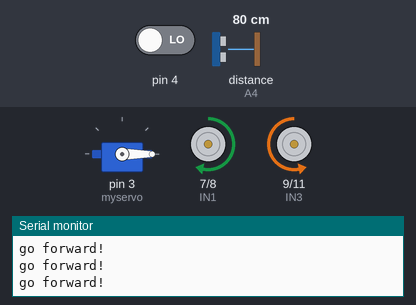
A sketch run on a simulated Arduino Uno, built with avr-gcc and run on an emulated ATmega328P. Shown: servo, motor-driver pin pairs drawn as motors (green arrow = first pin HIGH = forward, orange = second pin HIGH = backward, longer = more drive, scaled by the enable pin), the last lines printed to the serial monitor. Wiring (inferred from the names in the program): ultrasonic range finder: trigger A5; echo A4. Inputs (shaded band) come from the test bench; at power-on: distance to the obstacle (sensor on A4) 80 cm, pin 4 LOW. The echo pulse lasts 58.3 µs per cm. At 9.3 s the program stops and its outputs stay as they are.

Above: at 1.7 s.
1.8 s: distance to the obstacle (sensor on A4) set to 13 cm
4.8 s: distance to the obstacle (sensor on A4) set to 10 cm
At 6.0 s:
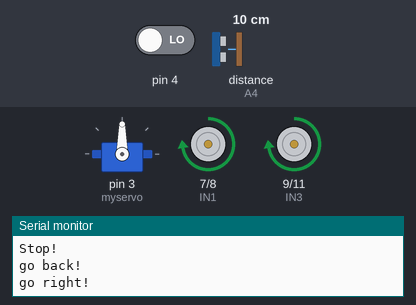
7.8 s: distance to the obstacle (sensor on A4) set to 2 cm
At 8.4 s:
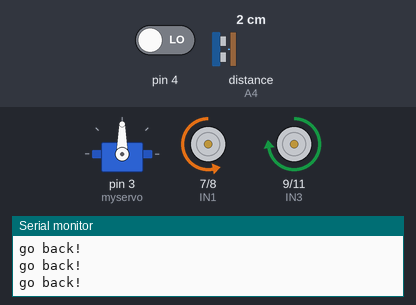
9.3 s: distance to the obstacle (sensor on A4) set to 9 cm
At 9.8 s:
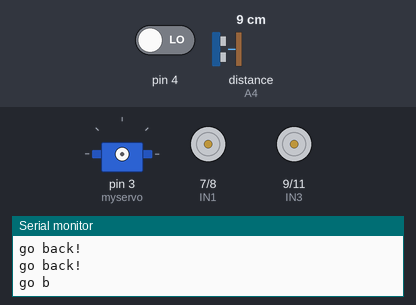
Timing chart, 0 to 10.8 s (numbered marks = the images above; inputs shaded):
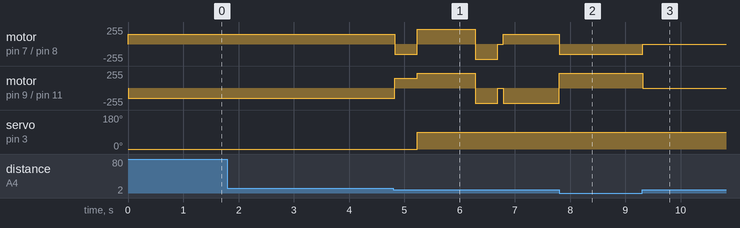

The sketch:

CPS607_parallel_park.ino
```cpp
#include <Servo.h>
Servo myservo;

int Echo = A4;
int Trig = A5;

#define LT_R !digitalRead(10)
#define LT_M !digitalRead(4)
#define LT_L !digitalRead(2)

#define ENA 5
#define ENB 6
#define IN1 7
#define IN2 8
#define IN3 9
#define IN4 11

int carSpeed = 150;
int carV = 0;
int distanceC = 0, oldDistanceC = 0;
int deltac = 0;
float rd = 100.0, ld = 100.0, md = 100.0;
int deltad = 100;
int l = 0, m = 0, r = 0;
int l1 = 0;
int countL = 0;
int countR = 0;
bool still = false;
int angle = 90;
int stuck1 = 0;
int stuck2 = 0;
int lane = 0;

unsigned long currentMillis = 0;
unsigned long previousMillis = 0;
const long interval = 100;

unsigned long curr2 = 0;
unsigned long prev2 = 0;
const long interval2 = 500;

void forward(){
  analogWrite(ENA, carSpeed);
  analogWrite(ENB, carSpeed);
  digitalWrite(IN1, HIGH);
  digitalWrite(IN2, LOW);
  digitalWrite(IN3, LOW);
  digitalWrite(IN4, HIGH);
  Serial.println("go forward!");
}

void back(){
  analogWrite(ENA, carSpeed);
  analogWrite(ENB, carSpeed);
  digitalWrite(IN1, LOW);
  digitalWrite(IN2, HIGH);
  digitalWrite(IN3, HIGH);
  digitalWrite(IN4, LOW);
  Serial.println("go back!");
}

void left(){
  analogWrite(ENA, 225);
  analogWrite(ENB, 225);
  digitalWrite(IN1, LOW);
  digitalWrite(IN2, HIGH);
  digitalWrite(IN3, LOW);
  digitalWrite(IN4, HIGH);
  Serial.println("go left!");
}

void right(){
  analogWrite(ENA, 225);
  analogWrite(ENB, 225);
  digitalWrite(IN1, HIGH);
  digitalWrite(IN2, LOW);
  digitalWrite(IN3, HIGH);
  digitalWrite(IN4, LOW);
  Serial.println("go right!");
}

void stop(){
   digitalWrite(ENA, LOW);
   digitalWrite(ENB, LOW);
   Serial.println("Stop!");
}

int Distance_test() {
  digitalWrite(Trig, LOW);
  delayMicroseconds(2);
  digitalWrite(Trig, HIGH);
  delayMicroseconds(20);
  digitalWrite(Trig, LOW);
  float Fdistance = pulseIn(Echo, HIGH);
  Fdistance= Fdistance / 58;
  return Fdistance;
}

void setup(){
    myservo.attach(3,700,2400);
    Serial.begin(9600);
    pinMode(10,INPUT);
    pinMode(4,INPUT);
    pinMode(2,INPUT);
    pinMode(Echo, INPUT);
    pinMode(Trig, OUTPUT);
    pinMode(IN1, OUTPUT);
    pinMode(IN2, OUTPUT);
    pinMode(IN3, OUTPUT);
    pinMode(IN4, OUTPUT);
    pinMode(ENA, OUTPUT);
    pinMode(ENB, OUTPUT);
    stop();
}

void loop() {
    myservo.write(0);

    forward();
    delay(900);
    md = Distance_test();
    while(md > 10) {
      md = Distance_test();
      forward();
    }
    stop();
    back();
    delay(400);
    myservo.write(90);
    right();
    delay(600);
    while (!LT_M && !LT_L && !LT_R) {
      forward();
    }
    delay(450);

    left();
    delay(400);
    while (!LT_M) {
      left();
    }
    stop();
    md = Distance_test();
    delay(100);
    while(md > 4) {
      forward();
      md = Distance_test();
    }
    while (md < 4) {
      back();
      md = Distance_test();
    }
    stop();
    exit(0);
}
```

Measured:
- the behaviour switches between 12 and 11 cm on distance to the obstacle (sensor on A4) (found by bisection; images 0 and 1)
- after the input at 7.8 s, motor on pin 7 (IN1) / pin 8 (IN2): forward 150/255 → backward 150/255 at once; motor on pin 9 (IN3) / pin 11 (IN4): backward 225/255 → forward 225/255 at once
- after the input at 9.3 s, motor on pin 7 (IN1) / pin 8 (IN2): backward 150/255 → stopped at once; motor on pin 9 (IN3) / pin 11 (IN4): forward 225/255 → stopped at once
